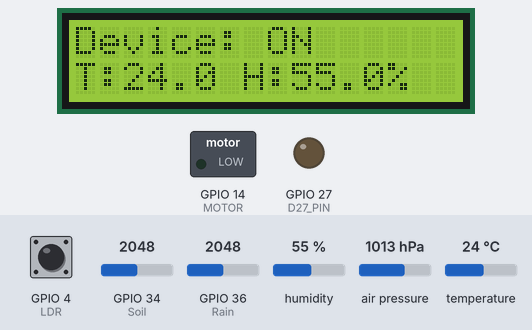
Bench run of a sketch on a simulated ESP32. Parts: 16×2 character LCD, switched loads named in the sketch (green lamp = pin HIGH), output pins drawn as LEDs (lit = HIGH). The inputs (shaded band) are chosen by the test bench; at power-on: air pressure 1013 hPa, humidity 55 %, GPIO 34 (Soil) = 2048, GPIO 36 (Rain) = 2048, temperature 24 °C, GPIO 4 (LDR) HIGH (analog values on the 0–4095 scale).

Above: at 3.6 s.
3.7 s: air pressure set to 952 hPa
At 9.9 s:
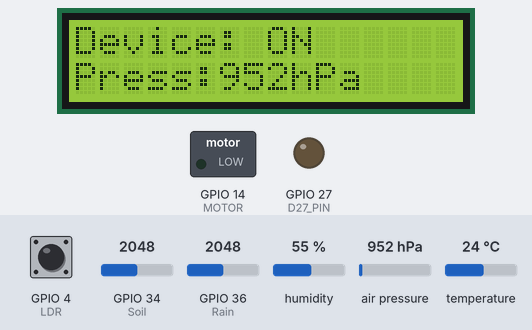
10.5 s: humidity set to 22 %
At 15.7 s:
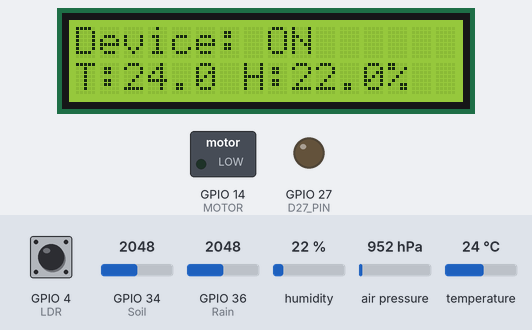
16.5 s: GPIO 34 (Soil) set to 2866
24.1 s: GPIO 36 (Rain) set to 2866
At 30.7 s:
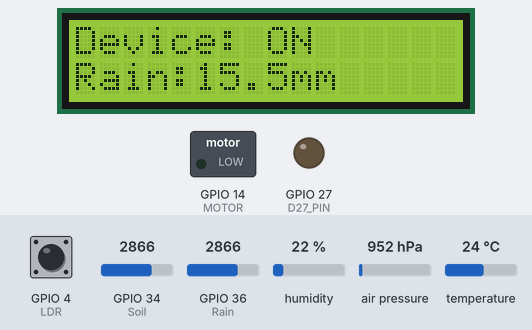
31.5 s: temperature set to 12 °C
At 40.0 s:
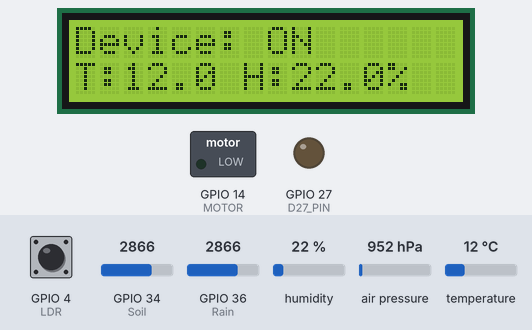
Timing chart, 0 to 41.5 s (numbered marks = the images above; inputs shaded):
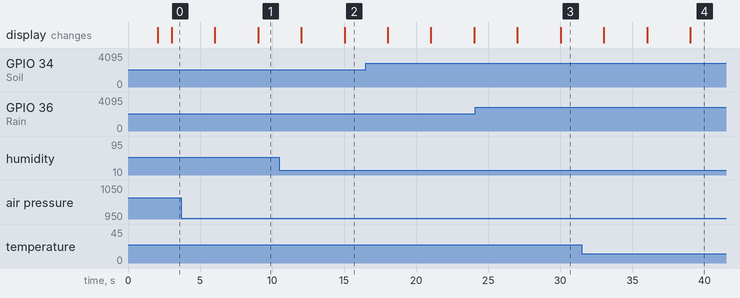

The sketch:

Arduino_IDE_Code.ino
```cpp
#include <Wire.h>
#include <LiquidCrystal_I2C.h>
#include <DHT.h>
#include <Adafruit_BMP085_U.h>
#include <Adafruit_Sensor.h>

// Pin definitions
#define LDR 4
#define TH 5
#define Rain 36
#define Soil 34
#define MOTOR 14      // D14 = GPIO 14 on ESP32
#define D27_PIN 27    // D27 pin for motor driver control

bool awaitingResponse = false;
bool motorActive = false;
unsigned long motorStartTime = 0;

// LCD
LiquidCrystal_I2C lcd(0x27, 16, 2);

// Sensors
Adafruit_BMP085_Unified bmp = Adafruit_BMP085_Unified(10085);
DHT dht(TH, DHT11);

// Sensor values
float temp = 0, humidity = 0, pressureVal = 0, rainMM = 0, soilMM = 0;

// LDR tracking
int prevLDRState = -1;

// LCD display state
int displayState = 0;
unsigned long lastDisplayChange = 0;

void setup() {
  Serial.begin(115200);
  lcd.begin();
  lcd.backlight();

  if (!bmp.begin()) {
    lcd.setCursor(0, 0);
    lcd.print("BMP180 FAIL");
    while (1);
  }

  dht.begin();

  pinMode(LDR, INPUT);
  pinMode(Rain, INPUT);
  pinMode(Soil, INPUT);
  pinMode(MOTOR, OUTPUT);
  pinMode(D27_PIN, OUTPUT);  // ✅ FIX: Set D27 as OUTPUT to control motor driver
  analogReadResolution(12);

  lcd.setCursor(0, 0);
  lcd.print("System Starting");
  delay(2000);
  lcd.clear();

  prevLDRState = digitalRead(LDR);
}

void loop() {
  unsigned long currentMillis = millis();

  // 🌙 LDR CHANGE DETECTION
  int currentLDRState = digitalRead(LDR);
  if (currentLDRState != prevLDRState) {
    prevLDRState = currentLDRState;

    // 📡 Send JSON to PC only on LDR change
    Serial.print("{\"temp\":");
    Serial.print(temp);
    Serial.print(",\"humidity\":");
    Serial.print(humidity);
    Serial.print(",\"pressure\":");
    Serial.print(pressureVal);
    Serial.print(",\"windspeed\":");
    Serial.print(2.5);
    Serial.print(",\"winddir\":");
    Serial.print(180);
    Serial.print(",\"dew\":");
    Serial.print(23.4);
    Serial.print(",\"cloudcover\":");
    Serial.print(60);
    Serial.print(",\"visibility\":");
    Serial.print(2.8);
    Serial.println("}");

    awaitingResponse = true;
  }

  // ✅ Update sensor values every second
  static unsigned long lastSensorRead = 0;
  if (currentMillis - lastSensorRead >= 1000) {
    lastSensorRead = currentMillis;

    humidity = dht.readHumidity();
    temp = dht.readTemperature();
    if (isnan(humidity) || isnan(temp)) {
      lcd.setCursor(0, 1);
      lcd.print("DHT Read Fail");
    }

    int rainRaw = analogRead(Rain);
    float rainPct = map(rainRaw, 0, 4095, 0, 100);
    rainMM = (100 - rainPct) * 0.5;

    int soilRaw = analogRead(Soil);
    soilMM = map(soilRaw, 0, 4095, 0, 50);

    sensors_event_t event;
    bmp.getEvent(&event);
    if (event.pressure) {
      pressureVal = event.pressure;
    }
  }

  // 📺 LCD Display Update
  if (currentMillis - lastDisplayChange >= 3000) {
    lastDisplayChange = currentMillis;

    lcd.setCursor(0, 0);
    lcd.print("Device: ON ");

    lcd.setCursor(0, 1);
    switch (displayState) {
      case 0:
        lcd.print("T:");
        lcd.print(temp, 1);
        lcd.print(" H:");
        lcd.print(humidity, 1);
        lcd.print("%  ");
        break;
      case 1:
        lcd.print("Rain:");
        lcd.print(rainMM, 1);
        lcd.print("mm     ");
        break;
      case 2:
        lcd.print("Press:");
        lcd.print(pressureVal, 0);
        lcd.print("hPa   ");
        break;
      case 3:
        lcd.print("Soil:");
        lcd.print(soilMM, 1);
        lcd.print("mm     ");
        break;
    }

    displayState = (displayState + 1) % 4;
  }

  // 📥 Handle Python Response
  if (Serial.available() > 0 && awaitingResponse) {
    int received = Serial.parseInt(); // 0 or 1
    if (received == 1) {
      digitalWrite(MOTOR, HIGH);     // Turn on motor (D14)
      digitalWrite(D27_PIN, HIGH);   // Also turn on motor driver via D27
      motorStartTime = millis();
      motorActive = true;
    } else {
      digitalWrite(MOTOR, LOW);      // Turn off motor
      digitalWrite(D27_PIN, LOW);
      motorActive = false;
    }
    awaitingResponse = false;
  }

  // ⏱ Stop motor after 5 seconds
  if (motorActive && (millis() - motorStartTime >= 5000)) {
    digitalWrite(MOTOR, LOW);
    digitalWrite(D27_PIN, LOW);
    motorActive = false;
  }

  // 🔄 Synchronize D27 with MOTOR pin (if still active)
  if (motorActive) {
    int motorState = digitalRead(MOTOR);
    digitalWrite(D27_PIN, motorState);
  }
}
```
